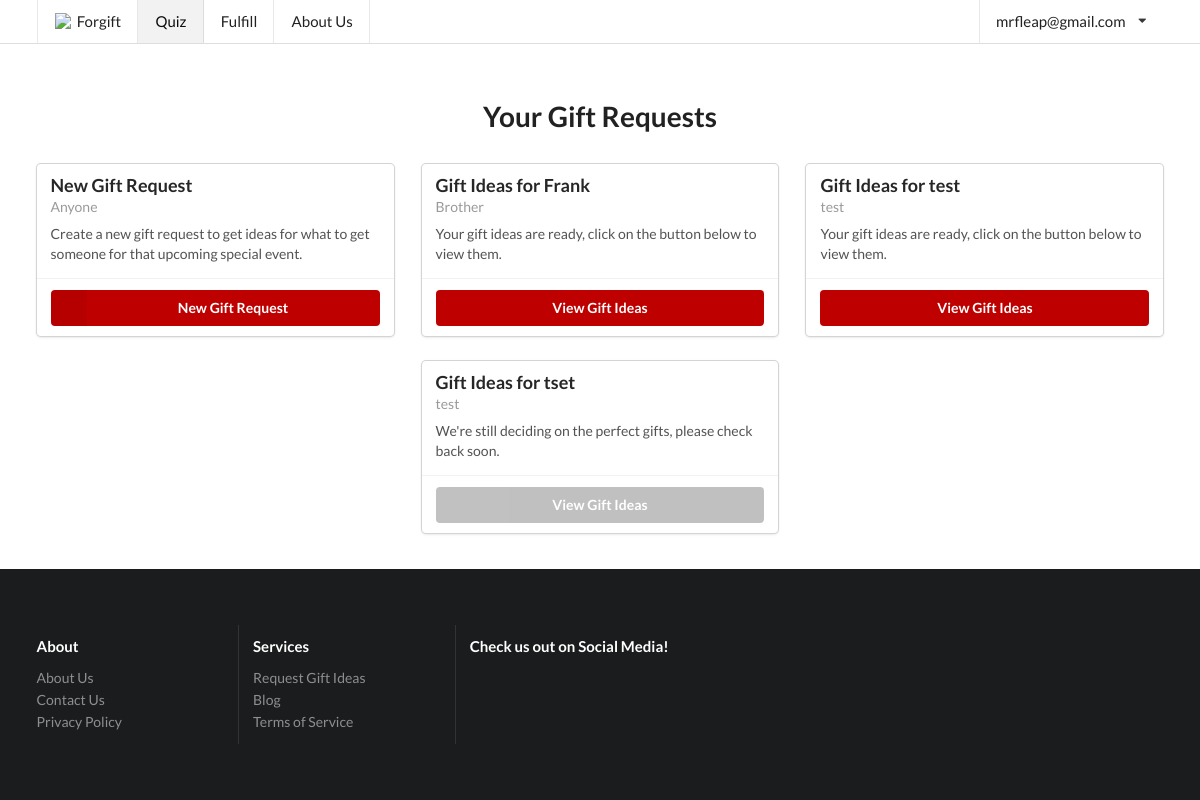
The app's page /request/ (signed in) with its own data.
### forgyftapp/models.py (models this page shows, shortened)
class Slug(OnCreate, models.Model):
	_slug = models.SlugField(max_length=7, blank=True)
	class Meta:
		abstract = True

class User(AbstractUser, Slug):
	email_confirmed = models.BooleanField(default=False)

class OnCreate:
	def onCreate(self):
		pass

class GifteeProfile(models.Model, OnCreate):
	name = models.TextField(max_length=150)
	gender = models.CharField(max_length=80, choices=gender.GENDER_CHOICES)
	age = models.IntegerField()
	relationship = models.TextField(max_length=6000)
	price_upper = models.IntegerField()
	interests = models.TextField(max_length=6000)
	existing_related_items = models.TextField(max_length=6000)
	extra_info = models.TextField(max_length=6000, blank=True, null=True)
	occasion = models.TextField(max_length=6000)
	published = models.BooleanField(default=False)
	emailed_about_publish = models.BooleanField(default=False)
	user = models.ForeignKey(User, on_delete=models.CASCADE)
	feedback = models.OneToOneField(GiftFeedback, on_delete=models.SET_NULL, null=True)
	@property
	def status(self):
		if self.published:
			return "Your gift ideas are ready, click on the button below to view them."
		else:
			return "We're still deciding on the perfect gifts, please check back soon."

### forgyftapp/views/basic_views.py (the view)
# urls.py: url(r'^request/?$', basic_views.request, name='request'),
@login_required
def request(request, profile=None):
	if profile:
		giftee_profile = get_object_or_404(GifteeProfile, pk=profile)
		if not giftee_profile.published or not giftee_profile.user == request.user:
			return redirect("forgyftapp:request")
		if request.method == "POST":
			feedback_form = GiftFeedbackForm(request.POST, instance=giftee_profile.feedback)
			if feedback_form.is_valid():
				feedback = feedback_form.save(giftee_profile=giftee_profile)
				giftee_profile.feedback = feedback
				giftee_profile.save()
				return redirect("forgyftapp:request", profile=profile)
		else:
			feedback_form = GiftFeedbackForm(instance=giftee_profile.feedback)
		hasFeedback = giftee_profile.feedback is not None
		return render(request, "request.html", {"giftee_profile": giftee_profile,
		                                        "ideas": GiftIdea.objects.filter(giftee_profile=giftee_profile),
		                                        "page": "request", "feedback_form": feedback_form,
		                                        "hasFeedback": hasFeedback})
	else:
		giftee_profiles = GifteeProfile.objects.filter(user=request.user)
		return render(request, "request.html", {"giftee_profiles": giftee_profiles, "page": "request"})

### forgyftapp/templates/request.html (shortened to what this page needs)
{% extends "base/base.html" %}
{% block content %}
	<div class="ui main container">
		{% if not giftee_profile %}
			<h1 style="text-align: center; padding-bottom: 16px">Your Gift Requests</h1>
			<div style="margin-left:auto;margin-right:auto;">
					<div class="ui centered stackable three cards">
						<div class="ui fluid card">
							<div class="content">
								<div class="header">
									New Gift Request
								</div>
								<div class="meta"> Anyone
								</div>
								<div class="description">
									Create a new gift request to get ideas for what to get someone for that
									upcoming special event.
								</div>
							</div>
							<div class="extra content">
								<a class="ui labeled icon fluid primary button" href="{% url "forgyftapp:gift_form" %}">
									<i class="ui icon add"></i>
									New Gift Request
								</a>
							</div>
						</div>
						{% for giftee_profile in giftee_profiles %}
							<div class="ui fluid card" style="width: calc(33.33333333% - 2em);">
								<div class="content">
									<div class="header">
										Gift Ideas for {{ giftee_profile.name }}
									</div>
									<div class="meta">
										{{ giftee_profile.relationship }}
									</div>
									<div class="description">
										{{ giftee_profile.status }}
									</div>
								</div>
								<div class="extra content">
									<a class="ui {% if not giftee_profile.published %}disabled grey {% else %}primary {% endif %}fluid  button"
									   href="{% url "forgyftapp:request" profile=giftee_profile.pk %}">View Gift
										Ideas</a>
								</div>
							</div>
						{% endfor %}
					</div>
				</div>
		{% endif %}
	</div>
{% endblock %}

### forgyftapp/templates/base/navbar.html (shortened to what this page needs)
<a class="{% if page == "home" %}active {% endif %}item" href="{% url "forgyftapp:index" %}">
{% if not pointing %}
	<img class="logo" src="{% load static %}{% static "favicon/favicon-32x32.png" %}"
	     style="width: 18px; margin-right: 4px"> Forgift </a>
{% else %}
	Home
{% endif %}
</a>
<a class="{% if page == "request" %}active {% endif %}item" href="{% url "forgyftapp:request" %}">Quiz</a>
{% if user.is_staff %}
	<a class="{% if page == "fulfill" %}active {% endif %}item" href="{% url "forgyftapp:fulfill" %}">Fulfill</a>
{% endif %}
<a class="{% if page == "about" %}active {% endif %}item" href="{% url "forgyftapp:about" %}">About Us</a>
<div class="right menu">
	{% if not request.user.is_authenticated %}
		<div class="item button">
			<a class="ui button" href="{% url "forgyftapp:login" %}">Login</a>
		</div>
		<div class="item button">
			<a class="ui primary button" href="{% url "forgyftapp:signup" %}">Sign up</a>
		</div>
	{% else %}
		<div class="ui simple dropdown item">
			{{ request.user.email }}
			<i class="dropdown icon"></i>
		</div>
	{% endif %}
</div>

### forgyftapp/static/stylesheets/default.css (style rules this page uses)
img { width: 100%; }
img.logo { width: 200px; margin: 3rem 0 1rem; }
.ui.main.container { background: #ffffff; }
.fixed.top.menu .item:nth-child(2) { border-left: 1px solid rgba(34, 36, 38, .1); }

### forgyftapp/templates/base/base.html (style rules this page uses)
.ui.primary.button, .ui.submit.button { background-color: #BF0000; }
div.ui.main.container { margin-top: 7em; }

### records on screen
User: user.email "mrfleap@gmail.com"
GifteeProfile: name "Frank", relationship "Brother", status "Your gift ideas are ready, click on the button below to view them."
GifteeProfile: name "test", relationship "test", status "Your gift ideas are ready, click on the button below to view them."
GifteeProfile: name "tset", relationship "test", status "We're still deciding on the perfect gifts, please check back soon."
